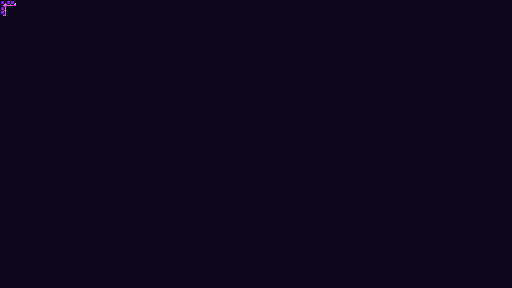

Tiled map render using the project's own tile images. Description and the whole map definition, tile-layer contents included, below:
An orthogonal 32x18 tile map with 16x16 px tiles, 1 tile layer (Borders).

<map version="1.10" tiledversion="1.11.0" orientation="orthogonal" renderorder="left-up" width="32" height="18" tilewidth="16" tileheight="16" infinite="0" backgroundcolor="#0e071b" nextlayerid="2" nextobjectid="1">
 <tileset firstgid="1" source="Border All 2_Alpha.tsx" />
 <layer id="1" name="Borders" width="32" height="18">
  <data encoding="csv">
1,0,0,0,0,0,0,0,0,0,0,0,0,0,0,0,0,0,0,0,0,0,0,0,0,0,0,0,0,0,0,0,
0,0,0,0,0,0,0,0,0,0,0,0,0,0,0,0,0,0,0,0,0,0,0,0,0,0,0,0,0,0,0,0,
0,0,0,0,0,0,0,0,0,0,0,0,0,0,0,0,0,0,0,0,0,0,0,0,0,0,0,0,0,0,0,0,
0,0,0,0,0,0,0,0,0,0,0,0,0,0,0,0,0,0,0,0,0,0,0,0,0,0,0,0,0,0,0,0,
0,0,0,0,0,0,0,0,0,0,0,0,0,0,0,0,0,0,0,0,0,0,0,0,0,0,0,0,0,0,0,0,
0,0,0,0,0,0,0,0,0,0,0,0,0,0,0,0,0,0,0,0,0,0,0,0,0,0,0,0,0,0,0,0,
0,0,0,0,0,0,0,0,0,0,0,0,0,0,0,0,0,0,0,0,0,0,0,0,0,0,0,0,0,0,0,0,
0,0,0,0,0,0,0,0,0,0,0,0,0,0,0,0,0,0,0,0,0,0,0,0,0,0,0,0,0,0,0,0,
0,0,0,0,0,0,0,0,0,0,0,0,0,0,0,0,0,0,0,0,0,0,0,0,0,0,0,0,0,0,0,0,
0,0,0,0,0,0,0,0,0,0,0,0,0,0,0,0,0,0,0,0,0,0,0,0,0,0,0,0,0,0,0,0,
0,0,0,0,0,0,0,0,0,0,0,0,0,0,0,0,0,0,0,0,0,0,0,0,0,0,0,0,0,0,0,0,
0,0,0,0,0,0,0,0,0,0,0,0,0,0,0,0,0,0,0,0,0,0,0,0,0,0,0,0,0,0,0,0,
0,0,0,0,0,0,0,0,0,0,0,0,0,0,0,0,0,0,0,0,0,0,0,0,0,0,0,0,0,0,0,0,
0,0,0,0,0,0,0,0,0,0,0,0,0,0,0,0,0,0,0,0,0,0,0,0,0,0,0,0,0,0,0,0,
0,0,0,0,0,0,0,0,0,0,0,0,0,0,0,0,0,0,0,0,0,0,0,0,0,0,0,0,0,0,0,0,
0,0,0,0,0,0,0,0,0,0,0,0,0,0,0,0,0,0,0,0,0,0,0,0,0,0,0,0,0,0,0,0,
0,0,0,0,0,0,0,0,0,0,0,0,0,0,0,0,0,0,0,0,0,0,0,0,0,0,0,0,0,0,0,0,
0,0,0,0,0,0,0,0,0,0,0,0,0,0,0,0,0,0,0,0,0,0,0,0,0,0,0,0,0,0,0,0
</data>
 </layer>
</map>
